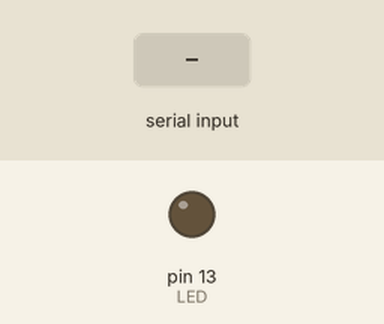
Simulated run of this sketch. Board: Arduino Uno, built with avr-gcc and run on an emulated ATmega328P. Shown: output pins drawn as LEDs (lit = HIGH). The inputs (shaded band) are chosen by the test bench.

Above: at 1.2 s.
1.3 s: "on\n" received over Serial
At 1.8 s:
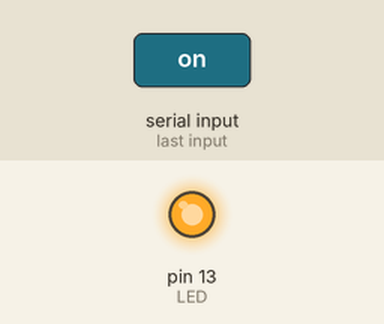
2.8 s: "off\n" received over Serial
At 4.0 s:
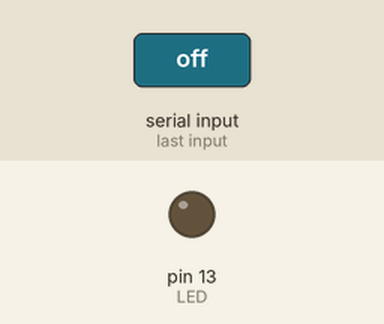
4.3 s: "semi\n" received over Serial
At 5.4 s:
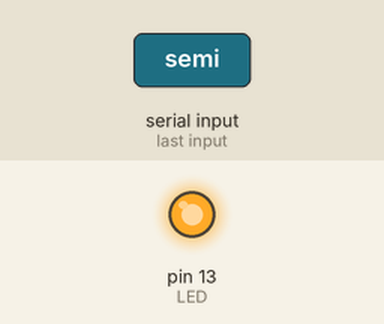
Timing chart, 0 to 7.3 s (numbered marks = the images above; inputs shaded):
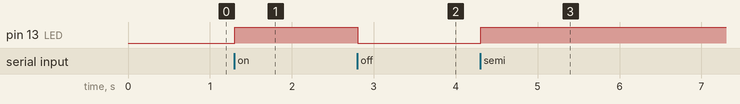

The sketch:

wireless-switch.ino
```cpp
/*
  this code is used to do the test :
  wireless (RF 433mhz ) serial port from arduino to RPI
 */
#include <SoftwareSerial.h>

#define LED 13  //LED on Arduino board
String rx_data ; //variable to store receive data
int count = 0;
//SoftwareSerial mySerial(2, 3); // RX = pin D2, TX = pin D3


// the setup routine runs once when you press reset:
void setup() {
  // initialize serial communication at 9600 bits per second:
  Serial.begin(9600);
  //pinMode(pushButton, INPUT);
  //mySerial.begin(9600);
  pinMode(LED, OUTPUT);
}

// the loop routine runs over and over again forever:
void loop() {
  if(Serial.available()) // check if UART receive data
  {
    rx_data = Serial.readStringUntil('\n');  //store data received
    //Serial.print("rx_data: ");
    //Serial.println(rx_data);
    if(rx_data == "on")  //if the character received is 'on'
    digitalWrite(LED, HIGH);

    if ( rx_data == "off") //if the character received is 'off'
    digitalWrite(LED, LOW);

    if ( rx_data == "semi") //if the character received is 'off'
    digitalWrite(LED, digitalRead(LED) == 0 ? 1 : 0);

  }

 //delay(2000);
}
```

Measured:
- after the input at 1.3 s, pin 13 (LED): LOW → HIGH at once
- after the input at 2.8 s, pin 13 (LED): HIGH → LOW at once
- after the input at 4.3 s, pin 13 (LED): LOW → HIGH at once
